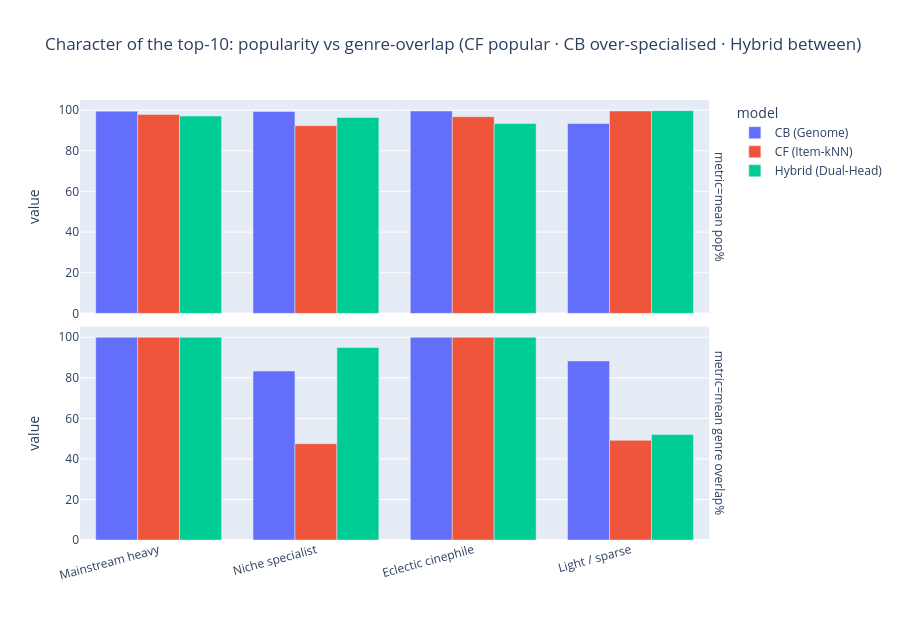

Source (notebook cell):
### Code cell
adf = pd.DataFrame(annot_rows).melt(id_vars=["archetype", "model"],
                                    value_vars=["mean pop%", "mean genre overlap%"],
                                    var_name="metric", value_name="value")
fig = px.bar(adf, x="archetype", y="value", color="model", barmode="group", facet_row="metric",
             title="Character of the top-10: popularity vs genre-overlap (CF popular · CB over-specialised · Hybrid between)")
fig.update_layout(xaxis_title="", height=620, xaxis_tickangle=-15)
fig.update_yaxes(matches=None)
save_fig(fig, "15_cs_topn_annotation")

### Figure 1 — Plotly figure (JSON) as saved in the notebook; plotly's stock layout.template omitted (floating-point values rounded to 4 significant figures)
{"data": [{"alignmentgroup": "True", "hovertemplate": "model=CB (Genome)<br>metric=mean pop%<br>archetype=%{x}<br>value=%{y}<extra></extra>", "legendgroup": "CB (Genome)", "marker": {"color": "#636efa", "pattern": {"shape": ""}}, "name": "CB (Genome)", "offsetgroup": "CB (Genome)", "orientation": "v", "showlegend": true, "textposition": "auto", "type": "bar", "x": ["Mainstream heavy", "Niche specialist", "Eclectic cinephile", "Light / sparse"], "xaxis": "x2", "y": [99.48, 99.36, 99.56, 93.41], "yaxis": "y2"}, {"alignmentgroup": "True", "hovertemplate": "model=CB (Genome)<br>metric=mean genre overlap%<br>archetype=%{x}<br>value=%{y}<extra></extra>", "legendgroup": "CB (Genome)", "marker": {"color": "#636efa", "pattern": {"shape": ""}}, "name": "CB (Genome)", "offsetgroup": "CB (Genome)", "orientation": "v", "showlegend": false, "textposition": "auto", "type": "bar", "x": ["Mainstream heavy", "Niche specialist", "Eclectic cinephile", "Light / sparse"], "xaxis": "x", "y": [100.0, 83.33, 100.0, 88.33], "yaxis": "y"}, {"alignmentgroup": "True", "hovertemplate": "model=CF (Item-kNN)<br>metric=mean pop%<br>archetype=%{x}<br>value=%{y}<extra></extra>", "legendgroup": "CF (Item-kNN)", "marker": {"color": "#EF553B", "pattern": {"shape": ""}}, "name": "CF (Item-kNN)", "offsetgroup": "CF (Item-kNN)", "orientation": "v", "showlegend": true, "textposition": "auto", "type": "bar", "x": ["Mainstream heavy", "Niche specialist", "Eclectic cinephile", "Light / sparse"], "xaxis": "x2", "y": [97.84, 92.35, 96.78, 99.57], "yaxis": "y2"}, {"alignmentgroup": "True", "hovertemplate": "model=CF (Item-kNN)<br>metric=mean genre overlap%<br>archetype=%{x}<br>value=%{y}<extra></extra>", "legendgroup": "CF (Item-kNN)", "marker": {"color": "#EF553B", "pattern": {"shape": ""}}, "name": "CF (Item-kNN)", "offsetgroup": "CF (Item-kNN)", "orientation": "v", "showlegend": false, "textposition": "auto", "type": "bar", "x": ["Mainstream heavy", "Niche specialist", "Eclectic cinephile", "Light / sparse"], "xaxis": "x", "y": [100.0, 47.5, 100.0, 49.17], "yaxis": "y"}, {"alignmentgroup": "True", "hovertemplate": "model=Hybrid (Dual-Head)<br>metric=mean pop%<br>archetype=%{x}<br>value=%{y}<extra></extra>", "legendgroup": "Hybrid (Dual-Head)", "marker": {"color": "#00cc96", "pattern": {"shape": ""}}, "name": "Hybrid (Dual-Head)", "offsetgroup": "Hybrid (Dual-Head)", "orientation": "v", "showlegend": true, "textposition": "auto", "type": "bar", "x": ["Mainstream heavy", "Niche specialist", "Eclectic cinephile", "Light / sparse"], "xaxis": "x2", "y": [97.09, 96.37, 93.47, 99.73], "yaxis": "y2"}, {"alignmentgroup": "True", "hovertemplate": "model=Hybrid (Dual-Head)<br>metric=mean genre overlap%<br>archetype=%{x}<br>value=%{y}<extra></extra>", "legendgroup": "Hybrid (Dual-Head)", "marker": {"color": "#00cc96", "pattern": {"shape": ""}}, "name": "Hybrid (Dual-Head)", "offsetgroup": "Hybrid (Dual-Head)", "orientation": "v", "showlegend": false, "textposition": "auto", "type": "bar", "x": ["Mainstream heavy", "Niche specialist", "Eclectic cinephile", "Light / sparse"], "xaxis": "x", "y": [100.0, 95.0, 100.0, 52.0], "yaxis": "y"}], "layout": {"annotations": [{"font": {}, "showarrow": false, "text": "metric=mean genre overlap%", "textangle": 90, "x": 0.98, "xanchor": "left", "xref": "paper", "y": 0.2425, "yanchor": "middle", "yref": "paper"}, {"font": {}, "showarrow": false, "text": "metric=mean pop%", "textangle": 90, "x": 0.98, "xanchor": "left", "xref": "paper", "y": 0.7575, "yanchor": "middle", "yref": "paper"}], "barmode": "group", "height": 620, "legend": {"title": {"text": "model"}, "tracegroupgap": 0}, "title": {"text": "Character of the top-10: popularity vs genre-overlap (CF popular · CB over-specialised · Hybrid between)"}, "xaxis": {"anchor": "y", "domain": [0, 0.98], "tickangle": -15, "title": {"text": ""}}, "xaxis2": {"anchor": "y2", "domain": [0, 0.98], "matches": "x", "showticklabels": false}, "yaxis": {"anchor": "x", "domain": [0, 0.485], "title": {"text": "value"}}, "yaxis2": {"anchor": "x2", "domain": [0.515, 1], "title": {"text": "value"}}}}
